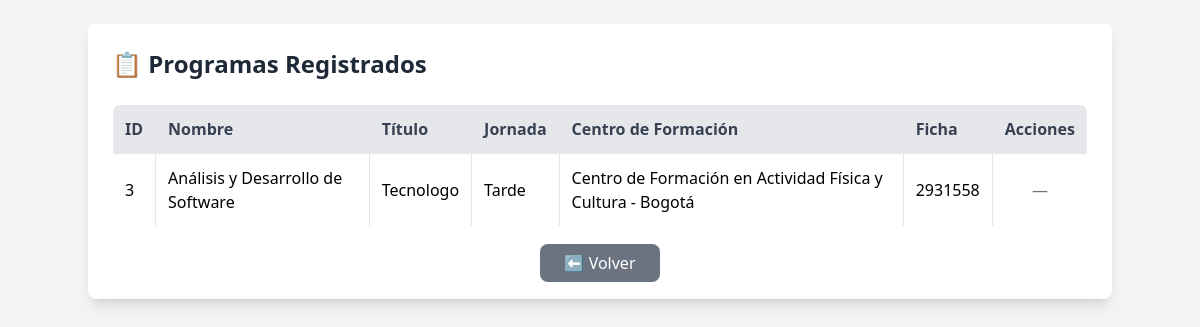
The app's page /programa/?aprendiz_id=1 (signed in) with its own data.
### app/models/users.py (models this page shows)
class Programa(db.Model):
    __tablename__ = 'programa'
    id_programa = db.Column(db.Integer, primary_key=True)
    nombre_programa = db.Column(db.String(45), nullable=False)
    titulo = db.Column(db.Enum('Auxiliar', 'Tecnico', 'Tecnologo'), nullable=False)
    jornada = db.Column(db.Enum('Mañana', 'Tarde', 'Noche'), nullable=False)
    ficha = db.Column(db.Integer, nullable=False)
    centro_formacion = db.Column(db.Enum(
        'Centro de Electricidad, Electrónica y Telecomunicaciones - Bogotá',
        'Centro de Gestión Industrial - Bogotá',
        'Centro de Diseño y Metrología - Bogotá',
        'Centro Nacional Colombo Alemán - Barranquilla',
        'Centro de Comercio y Servicios - Bucaramanga',
        'Centro de Industria y la Construcción - Ibagué',
        'Centro Agropecuario La Granja - Espinal',
        'Centro de Automatización Industrial - Dosquebradas',
        'Centro de Servicios Financieros - Bogotá',
        'Centro de Gestión y Desarrollo Sostenible Surcolombiano - Neiva',
        'Centro de Formación en Actividad Física y Cultura - Bogotá',
        'Centro Internacional Náutico, Fluvial y Portuario - Cartagena',
        'Centro Minero - Sogamoso',
        'Centro Agroindustrial - Quindío',
        'Centro de Formación en Talento Humano en Salud - Bogotá',
        'Centro de Comercio y Turismo - Pereira',
        'Centro de Procesos Industriales y Construcción - Barrancabermeja'), nullable=False)
    instructor_id_instructor = db.Column(db.Integer, db.ForeignKey('instructor.id_instructor'), nullable=True)
    aprendices_rel = db.relationship('Aprendiz', back_populates='programa', lazy=True)
    instructor_rel = db.relationship('Instructor', back_populates='programas', lazy=True)

### app/routes/programa_route.py (the view)
@bp.route('/')
@login_required
def listar_programas():
    programas = []
    aprendiz_id = None  # Para el botón Volver
    if isinstance(current_user, Aprendiz):
        aprendiz_id = current_user.id_aprendiz
        if current_user.programa:
            programas = [current_user.programa]
    elif isinstance(current_user, Instructor):
        aprendiz_id_param = request.args.get('aprendiz_id', type=int)
        if aprendiz_id_param:
            aprendiz_id = aprendiz_id_param
            aprendiz = Aprendiz.query.get(aprendiz_id)
            if aprendiz and aprendiz.programa:
                programas = [aprendiz.programa]
    return render_template('programa/listar_programa.html',
                           programas=programas,
                           aprendiz_id=aprendiz_id)

### app/__init__.py (called while the page is built)
@login_manager.user_loader
def load_user(user_id):
    from app.models.users import Aprendiz, Instructor, User
    try:
        role, id = user_id.split("-")
        id = int(id)
    except (ValueError, AttributeError):
        return None
    if role == "aprendiz":
        return Aprendiz.query.get(id)
    elif role == "instructor":
        return Instructor.query.get(id)
    elif role == "admin":
        return User.query.get(id)
    return None

### app/templates/programa/listar_programa.html (shortened to what this page needs)
<!DOCTYPE html>
<html lang="es">
<head>
    <script src="https://cdn.tailwindcss.com"></script>
</head>
<body class="bg-gray-100 p-6">
    <div class="max-w-5xl mx-auto bg-white shadow-lg rounded-lg p-6">
        <h1 class="text-2xl font-bold mb-6 text-gray-800">📋 Programas Registrados</h1>
        {% if programas %}
            <div class="overflow-x-auto">
                <table class="w-full border border-gray-200 rounded-lg overflow-hidden">
                    <thead class="bg-gray-200 text-gray-700">
                        <tr>
                            <th class="border p-3 text-left">ID</th>
                            <th class="border p-3 text-left">Nombre</th>
                            <th class="border p-3 text-left">Título</th>
                            <th class="border p-3 text-left">Jornada</th>
                            <th class="border p-3 text-left">Centro de Formación</th>
                            <th class="border p-3 text-left">Ficha</th>
                            <th class="border p-3 text-center">Acciones</th>
                        </tr>
                    </thead>
                    <tbody>
                        {% for programa in programas %}
                        <tr class="hover:bg-gray-50 even:bg-gray-100">
                            <td class="border p-3">{{ programa.id_programa }}</td>
                            <td class="border p-3">{{ programa.nombre_programa }}</td>
                            <td class="border p-3">{{ programa.titulo }}</td>
                            <td class="border p-3">{{ programa.jornada }}</td>
                            <td class="border p-3">{{ programa.centro_formacion }}</td>
                            <td class="border p-3">{{ programa.ficha }}</td>
                            <td class="border p-3 text-center">
                                <div class="flex justify-center space-x-4">
                                    {% if current_user.__class__.__name__ == 'Aprendiz' and current_user.programa == programa %}
                                    <a href="{{ url_for('programa_bp.editar_programa', id=programa.id_programa) }}"
                                       class="bg-blue-500 text-white px-6 py-2 rounded hover:bg-blue-600 transition">
                                       Editar
                                    </a>
                                    <a href="{{ url_for('programa_bp.eliminar_programa', id=programa.id_programa) }}"
                                       class="bg-red-500 text-white px-6 py-2 rounded hover:bg-red-600 transition"
                                       onclick="return confirm('¿Seguro de eliminar este programa?')">
                                       Eliminar
                                    </a>
                                    {% else %}
                                    <span class="text-gray-500">—</span>
                                    {% endif %}
                                </div>
                            </td>
                        </tr>
                        {% endfor %}
                    </tbody>
                </table>
            </div>
        {% else %}
            <p class="mt-6 text-gray-600 text-center">⚠️ No hay programas registrados aún.</p>
        {% endif %}
        <div class="mt-6 text-center">
            {% if aprendiz_id %}
                <a href="{{ url_for('aprendiz_bp.ver_dashboard_aprendiz', id=aprendiz_id) }}"
                   class="bg-gray-500 text-white px-6 py-2 rounded-lg hover:bg-gray-600 transition">
                   ⬅️ Volver
                </a>
            {% else %}
                <a href="{{ url_for('auth.dashboard') }}"
                   class="bg-gray-500 text-white px-6 py-2 rounded-lg hover:bg-gray-600 transition">
                   ⬅️ Volver
                </a>
            {% endif %}
        </div>
    </div>
</body>
</html>

### records on screen
Programa: id_programa "3", nombre_programa "Análisis y Desarrollo de Software", titulo "Tecnologo", jornada "Tarde", centro_formacion "Centro de Formación en Actividad Física y Cultura - Bogotá", ficha "2931558"
